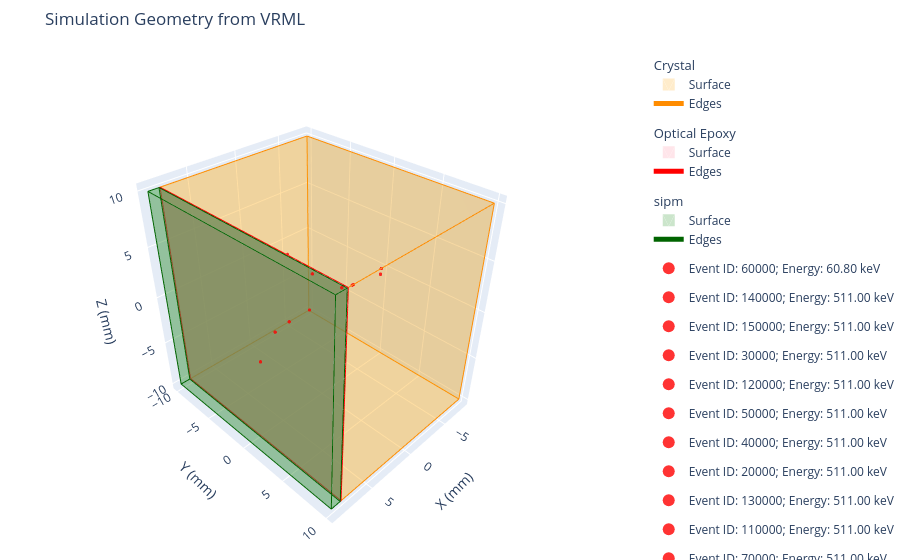

The code cell stored with this chart in its notebook:
### Code cell
style_sheet_path = "wrl_stylesheet.example.json"
fig = qmirt.plot.plot_wrl_file(
    "../../box_lyso_sipm.wrl",
    style_sheet=style_sheet_path,
    exclude_patterns=["world:*"],
    # exclude_patterns=["crystal:*", "world:*"],
    exclude_mode="replace",
)

singles_positions = crystal_singles_df[
    ["PostPosition_X", "PostPosition_Y", "PostPosition_Z"]
].to_numpy()
total_deposited_energy = crystal_singles_df["TotalEnergyDeposit"].to_numpy()*1.0e3 # convert from MeV to keV
event_ids = crystal_singles_df["EventID"]

singles_traces = []
for single_position, event_id, energy in zip(singles_positions, event_ids, total_deposited_energy):
    singles_traces.append(
        go.Scatter3d(
            x=[single_position[0]],
            y=[single_position[1]],
            z=[single_position[2]],
            mode="markers",
            marker=dict(
                size=2,
                color="red",
                opacity=0.8,
            ),
            name=f"Event ID: {event_id}; Energy: {energy:.2f} keV",
        )
    )
fig.add_traces(singles_traces)

fig.show()

### Figure 1 — Plotly figure (JSON) as saved in the notebook; plotly's stock layout.template omitted (floating-point values rounded to 4 significant figures)
{"data": [{"color": "orange", "flatshading": true, "i": [0, 0, 4, 4, 7, 7, 6, 6, 5, 5, 4, 4], "j": [3, 2, 7, 3, 6, 2, 5, 1, 4, 0, 5, 6], "k": [2, 1, 3, 0, 2, 3, 1, 2, 0, 1, 6, 7], "legendgroup": "Geometry Crystal", "legendgrouptitle": {"text": "Crystal"}, "name": "Surface", "opacity": 0.2, "showlegend": true, "type": "mesh3d", "x": [-8, 8, 8, -8, -8, 8, 8, -8], "y": [-10, -10, 10, 10, -10, -10, 10, 10], "z": [-10, -10, -10, -10, 10, 10, 10, 10]}, {"hoverinfo": "skip", "legendgroup": "Geometry Crystal", "line": {"color": "darkorange", "width": 2}, "mode": "lines", "name": "Edges", "showlegend": true, "type": "scatter3d", "x": [-8, -8, null, 8, -8, null, 8, 8, null, -8, 8, null, -8, -8, null, -8, -8, null, -8, -8, null, 8, -8, null, 8, 8, null, 8, 8, null, 8, 8, null, -8, 8, null], "y": [-10, 10, null, 10, 10, null, -10, 10, null, -10, -10, null, -10, 10, null, 10, 10, null, -10, -10, null, 10, 10, null, 10, 10, null, -10, 10, null, -10, -10, null, -10, -10, null], "z": [-10, -10, null, -10, -10, null, -10, -10, null, -10, -10, null, 10, 10, null, -10, 10, null, -10, 10, null, 10, 10, null, -10, 10, null, 10, 10, null, -10, 10, null, 10, 10, null]}, {"color": "pink", "flatshading": true, "i": [0, 0, 4, 4, 7, 7, 6, 6, 5, 5, 4, 4], "j": [3, 2, 7, 3, 6, 2, 5, 1, 4, 0, 5, 6], "k": [2, 1, 3, 0, 2, 3, 1, 2, 0, 1, 6, 7], "legendgroup": "Geometry Optical Epoxy", "legendgrouptitle": {"text": "Optical Epoxy"}, "name": "Surface", "opacity": 0.4, "showlegend": true, "type": "mesh3d", "x": [8, 8.1, 8.1, 8, 8, 8.1, 8.1, 8], "y": [-10, -10, 10, 10, -10, -10, 10, 10], "z": [-10, -10, -10, -10, 10, 10, 10, 10]}, {"hoverinfo": "skip", "legendgroup": "Geometry Optical Epoxy", "line": {"color": "red", "width": 2}, "mode": "lines", "name": "Edges", "showlegend": true, "type": "scatter3d", "x": [8, 8, null, 8.1, 8, null, 8.1, 8.1, null, 8, 8.1, null, 8, 8, null, 8, 8, null, 8, 8, null, 8.1, 8, null, 8.1, 8.1, null, 8.1, 8.1, null, 8.1, 8.1, null, 8, 8.1, null], "y": [-10, 10, null, 10, 10, null, -10, 10, null, -10, -10, null, -10, 10, null, 10, 10, null, -10, -10, null, 10, 10, null, 10, 10, null, -10, 10, null, -10, -10, null, -10, -10, null], "z": [-10, -10, null, -10, -10, null, -10, -10, null, -10, -10, null, 10, 10, null, -10, 10, null, -10, 10, null, 10, 10, null, -10, 10, null, 10, 10, null, -10, 10, null, 10, 10, null]}, {"color": "green", "flatshading": true, "i": [0, 0, 4, 4, 7, 7, 6, 6, 5, 5, 4, 4], "j": [3, 2, 7, 3, 6, 2, 5, 1, 4, 0, 5, 6], "k": [2, 1, 3, 0, 2, 3, 1, 2, 0, 1, 6, 7], "legendgroup": "Geometry sipm", "legendgrouptitle": {"text": "sipm"}, "name": "Surface", "opacity": 0.2, "showlegend": true, "type": "mesh3d", "x": [8.1, 9.1, 9.1, 8.1, 8.1, 9.1, 9.1, 8.1], "y": [-10, -10, 10, 10, -10, -10, 10, 10], "z": [-10, -10, -10, -10, 10, 10, 10, 10]}, {"hoverinfo": "skip", "legendgroup": "Geometry sipm", "line": {"color": "darkgreen", "width": 2}, "mode": "lines", "name": "Edges", "showlegend": true, "type": "scatter3d", "x": [8.1, 8.1, null, 9.1, 8.1, null, 9.1, 9.1, null, 8.1, 9.1, null, 8.1, 8.1, null, 8.1, 8.1, null, 8.1, 8.1, null, 9.1, 8.1, null, 9.1, 9.1, null, 9.1, 9.1, null, 9.1, 9.1, null, 8.1, 9.1, null], "y": [-10, 10, null, 10, 10, null, -10, 10, null, -10, -10, null, -10, 10, null, 10, 10, null, -10, -10, null, 10, 10, null, 10, 10, null, -10, 10, null, -10, -10, null, -10, -10, null], "z": [-10, -10, null, -10, -10, null, -10, -10, null, -10, -10, null, 10, 10, null, -10, 10, null, -10, 10, null, 10, 10, null, -10, 10, null, 10, 10, null, -10, 10, null, 10, 10, null]}, {"marker": {"color": "red", "opacity": 0.8, "size": 2}, "mode": "markers", "name": "Event ID: 60000; Energy: 60.80 keV", "type": "scatter3d", "x": [-3.939], "y": [0], "z": [0]}, {"marker": {"color": "red", "opacity": 0.8, "size": 2}, "mode": "markers", "name": "Event ID: 140000; Energy: 511.00 keV", "type": "scatter3d", "x": [0.9919], "y": [-0.2136], "z": [3.241]}, {"marker": {"color": "red", "opacity": 0.8, "size": 2}, "mode": "markers", "name": "Event ID: 150000; Energy: 511.00 keV", "type": "scatter3d", "x": [-6.698], "y": [0.7911], "z": [0.2001]}, {"marker": {"color": "red", "opacity": 0.8, "size": 2}, "mode": "markers", "name": "Event ID: 30000; Energy: 511.00 keV", "type": "scatter3d", "x": [3.886], "y": [0], "z": [0]}, {"marker": {"color": "red", "opacity": 0.8, "size": 2}, "mode": "markers", "name": "Event ID: 120000; Energy: 511.00 keV", "type": "scatter3d", "x": [5.573], "y": [0.1538], "z": [-0.07359]}, {"marker": {"color": "red", "opacity": 0.8, "size": 2}, "mode": "markers", "name": "Event ID: 50000; Energy: 511.00 keV", "type": "scatter3d", "x": [7.618], "y": [0.6036], "z": [-1.693]}, {"marker": {"color": "red", "opacity": 0.8, "size": 2}, "mode": "markers", "name": "Event ID: 40000; Energy: 511.00 keV", "type": "scatter3d", "x": [-3.109], "y": [-0.6631], "z": [-0.2696]}, {"marker": {"color": "red", "opacity": 0.8, "size": 2}, "mode": "markers", "name": "Event ID: 20000; Energy: 511.00 keV", "type": "scatter3d", "x": [-0.235], "y": [-4.566], "z": [2.75]}, {"marker": {"color": "red", "opacity": 0.8, "size": 2}, "mode": "markers", "name": "Event ID: 130000; Energy: 511.00 keV", "type": "scatter3d", "x": [1.57], "y": [0], "z": [0]}, {"marker": {"color": "red", "opacity": 0.8, "size": 2}, "mode": "markers", "name": "Event ID: 110000; Energy: 511.00 keV", "type": "scatter3d", "x": [-3.759], "y": [0], "z": [0]}, {"marker": {"color": "red", "opacity": 0.8, "size": 2}, "mode": "markers", "name": "Event ID: 70000; Energy: 511.00 keV", "type": "scatter3d", "x": [-7.774], "y": [0], "z": [0]}], "layout": {"legend": {"itemsizing": "constant"}, "margin": {"b": 0, "l": 0, "r": 0, "t": 50}, "scene": {"aspectmode": "data", "camera": {"eye": {"x": 1.5, "y": 1.5, "z": 1.5}}, "xaxis": {"title": {"text": "X (mm)"}}, "yaxis": {"title": {"text": "Y (mm)"}}, "zaxis": {"title": {"text": "Z (mm)"}}}, "title": {"text": "Simulation Geometry from VRML"}}}
